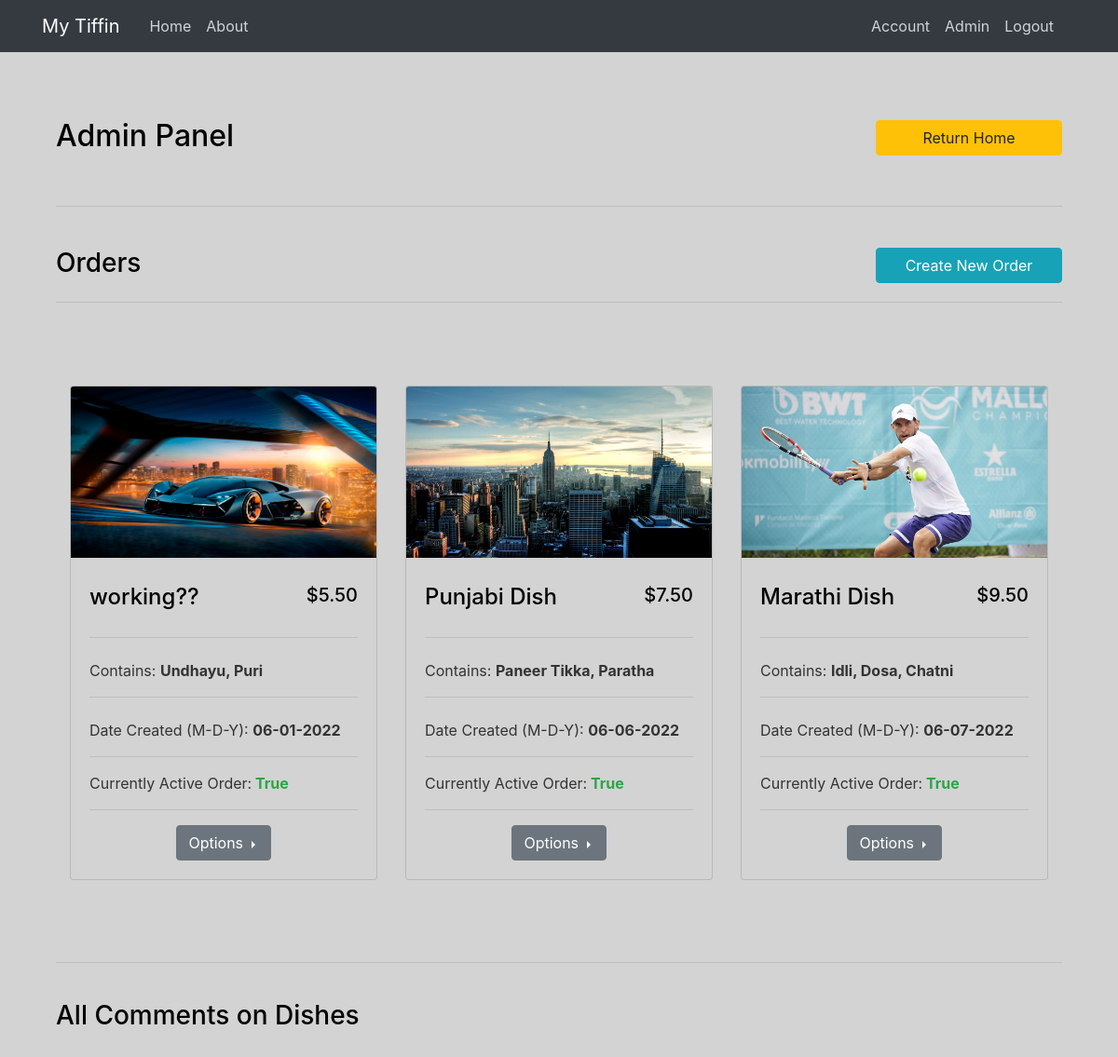
The app's page /admin_panel (signed in) with its own data.
### app/models.py (models this page shows, shortened)
class AdminOrder(db.Model):
    id = db.Column(db.Integer, primary_key=True)
    image_file = db.Column(db.String(200), default="default2.jpg")
    name = db.Column(db.String(200), nullable=False, unique=True)
    contents = db.Column(db.String(100), nullable=False)
    unit_price = db.Column(db.Float, nullable=False)
    date_created = db.Column(db.DateTime, nullable=False, default=datetime.utcnow)
    currently_active_order = db.Column(db.Boolean, default=False)
    admin_id = db.Column(db.Integer, db.ForeignKey('user.id'))
    comments = db.relationship('Comment', backref="order")

### app/routes.py (the view, shortened to what this page needs)
@app.route("/admin_panel", methods=["GET", "POST"])
@login_required
def admin_panel():
    extra_margin_above_flash_message= True
    no_regular_styling = True
    if current_user.is_admin == False:
        flash("You are not authorized as an admin.", "danger")
        return redirect(url_for("admin_login"))
    all_orders = AdminOrder.query.filter_by(admin_id=current_user.id).all()
    recent_comments = AdminOrder.query.all()
    return render_template("admin.html", title="Admin Panel", recent_comments=recent_comments, extra_margin_above_flash_message=extra_margin_above_flash_message, no_regular_styling=no_regular_styling, all_available_orders=all_orders)

### app/models.py (called while the page is built)
@login_manager.user_loader
def load_user(user_id):
    return User.query.get(int(user_id))

### app/templates/admin.html (shortened to what this page needs)
{% extends "layout.html" %}
    {% block main_content %}
        <div class="container-fluid">
            <div style="padding-top: 75px;">
                <div class="d-flex justify-content-between align-items-center mb-2">
                    <div class="d-flex flex-row align-items-center">
                        <h2 class="mt-1">Admin Panel</h2>
                    </div><a href="{{ url_for('home') }}" type="button" style="width: 200px;" class="text-center btn btn-small btn-warning">Return Home</a>
                </div>
                <br>
                <hr>
                <br>
            </div>
        </div>
            <div class="col-sm mr-5">
                <div class="d-flex justify-content-between align-items-center mb-2">
                    <div class="d-flex flex-row align-items-center">
                        <h3 class="mt-1">Orders</h3>
                    </div><a href="{{ url_for('new_admin_order') }}" type="button" style="width: 200px;" class="text-center btn btn-small btn-info">Create New Order</a>
                </div><hr>
                {% if all_available_orders %}
                    <div style="padding-top: 25px;" class="container mt-3 mb-3">
                        <div class="row">
                            <div class="col-lg-12">
                                <div class="row my-5 card-wrapper">
                                    {% for current_available_order in all_available_orders %}
                                        <div class="col-lg-4 col-md-6 mb-4">
                                            <div class="card h-100" style="background-color: lightgray;">
                                                <div class="embed-responsive embed-responsive-16by9">
                                                    <img class="card-img-top embed-responsive-item" src="{{ current_available_order.image_file }}">
                                                </div>
                                                <div class="card-body">
                                                    <div class="text-muted d-flex justify-content-between mt-2"> <span class="fw-500"><h4 class="card-title">{{ current_available_order.name }}</h4></span> <span><h5>{{ "${:,.2f}".format(current_available_order.unit_price) }}</h5></span> </div>
                                                    <hr>
                                                    <p style="padding-top: 7px;" class="card-text">Contains: <b>{{ current_available_order.contents }}</b></p>
                                                    <hr>
                                                    <p style="padding-top: 7px;" class="card-text">Date Created (M-D-Y): <b>{{ current_available_order.date_created.strftime('%m-%d-%Y') }}</b></p>
                                                    <hr>
                                                    {% if current_available_order.currently_active_order == True %}
                                                        Currently Active Order:<b class="text-success">
                                                            True
                                                        </b>
                                                    {% else %}
                                                    Currently Active Order:<b class="text-danger"> False</b>
                                                    {% endif %}
                                                    <hr>
                                                    <div class="text-center">
                                                        <div class="dropright">
                                                            <button type="button" class="mt-0 btn btn-secondary dropdown-toggle" data-toggle="dropdown" aria-haspopup="true" aria-expanded="false">
                                                                Options
                                                            </button>
                                                        </div>
                                                    </div>
                                                </div>
                                            </div>
                                        </div>
                                    {% endfor %}
                                </div>
                            </div>
                        </div>
                    </div>
                {% else %}
                    <p>You do not have any currently active orders.</p>
                {% endif %}
            <hr>
        </div>
        <br>
        <div class="container">
            <h3>All Comments on Dishes</h3>
        </div><br><br><br><br>
    {% endblock main_content %}

### app/static/main.css (style rules this page uses)
body { background: lightgrey; color: #333333; }
h1, h2, h3, h4, h5, h6 { color: black; }

### records on screen
AdminOrder: image_file (picture), name "working??", unit_price "$5.50", contents "Undhayu, Puri", date_created "06-01-2022", shows "Currently Active Order:", currently_active_order "True"
AdminOrder: image_file (picture), name "Punjabi Dish", unit_price "$7.50", contents "Paneer Tikka, Paratha", date_created "06-06-2022", shows "Currently Active Order:", currently_active_order "True"
AdminOrder: image_file (picture), name "Marathi Dish", unit_price "$9.50", contents "Idli, Dosa, Chatni", date_created "06-07-2022", shows "Currently Active Order:", currently_active_order "True"
